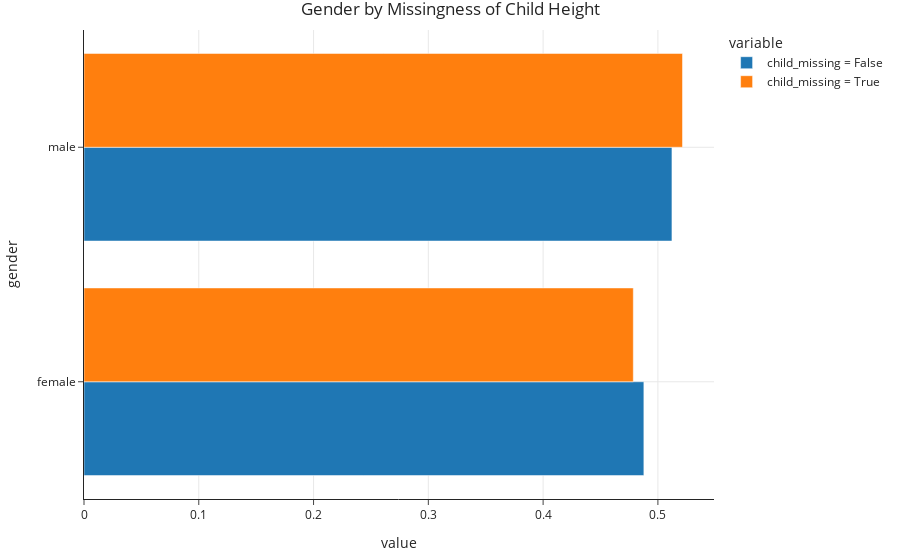

The notebook cell saved with this chart:
### Markdown cell above
### Comparing null and non-null `'child'` distributions for `'gender'`

- In the previous slide, we saw that the distribution of `'gender'` is similar whether or not `'child'` is missing.

- To make precise what we mean by "similar", we can run a permutation test. We are comparing two distributions:
    1. The distribution of `'gender'` when `'child'` is missing.
    2. The distribution of `'gender'` when `'child'` is not missing.

- What test statistic do we use to compare categorical distributions?

### Code cell
gender_dist.plot(kind='barh', title='Gender by Missingness of Child Height', barmode='group')

### Figure 1 — Plotly figure (JSON) as saved in the notebook; plotly's stock layout.template omitted (floating-point values rounded to 4 significant figures)
{"data": [{"alignmentgroup": "True", "hovertemplate": "variable=child_missing = False<br>value=%{x}<br>gender=%{y}<extra></extra>", "legendgroup": "child_missing = False", "marker": {"color": "#1F77B4", "pattern": {"shape": ""}}, "name": "child_missing = False", "offsetgroup": "child_missing = False", "orientation": "h", "showlegend": true, "textposition": "auto", "type": "bar", "x": [0.4878, 0.5122], "xaxis": "x", "y": ["female", "male"], "yaxis": "y"}, {"alignmentgroup": "True", "hovertemplate": "variable=child_missing = True<br>value=%{x}<br>gender=%{y}<extra></extra>", "legendgroup": "child_missing = True", "marker": {"color": "#FF7F0E", "pattern": {"shape": ""}}, "name": "child_missing = True", "offsetgroup": "child_missing = True", "orientation": "h", "showlegend": true, "textposition": "auto", "type": "bar", "x": [0.4786, 0.5214], "xaxis": "x", "y": ["female", "male"], "yaxis": "y"}], "layout": {"barmode": "group", "legend": {"title": {"text": "variable"}, "tracegroupgap": 0}, "title": {"text": "Gender by Missingness of Child Height"}, "xaxis": {"anchor": "y", "domain": [0, 1], "title": {"text": "value"}}, "yaxis": {"anchor": "x", "domain": [0, 1], "title": {"text": "gender"}}}}
